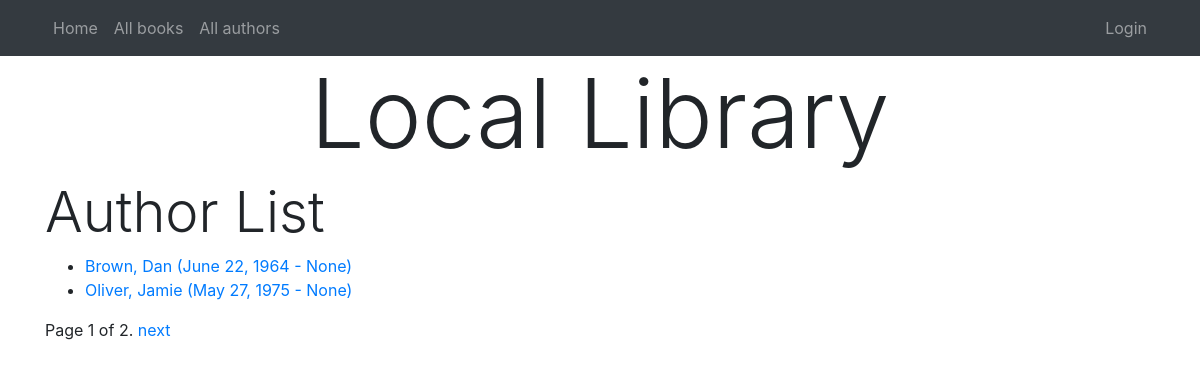
Screenshot of /catalog/authors/ with the database file from the repository.
### catalog/models.py (models this page shows)
class Author(models.Model):
    first_name = models.CharField(max_length=100)
    last_name = models.CharField(max_length=100)
    date_of_birth = models.DateField(null=True, blank=True)
    date_of_death = models.DateField('died', null=True, blank=True)
    class Meta:
        ordering = ['last_name', 'first_name']
    def get_absolute_url(self):
        return reverse('author-detail', args=[str(self.id)])
    def __str__(self):
        return f'{self.last_name}, {self.first_name}'

### catalog/views.py (the view)
# urls.py: path('authors/', views.AuthorListView.as_view(), name='authors'),
class AuthorListView(generic.ListView):
    model = Author
    context_object_name = 'author_list'
    template_name = 'authors/authorlist.html'
    paginate_by = 2
    def get_queryset(self):
        return Author.objects.all()[:5]

### catalog/templates/authors/authorlist.html
{% extends "base.html" %}
{% block content %}
    <h2 class="display-4">Author List</h2>
    {% if author_list %}
        <ul>
            {% for author in author_list %}
                <li>
                    <a href="{{ author.get_absolute_url }}">{{ author }} ({{ author.date_of_birth }} - {{ author.date_of_death }})</a>
                </li>
            {% endfor %}
        </ul>
    {% else %}
        <p>There are no authors.</p>
    {% endif %}
{% endblock %}

### rows the page displays
Author: last_name+first_name "Brown, Dan", date_of_birth "June 22, 1964", date_of_death "None"
Author: last_name+first_name "Oliver, Jamie", date_of_birth "May 27, 1975", date_of_death "None"

### other values shown
{{ page_obj.number }} "1"
{{ page_obj.paginator.num_pages }} "2"
